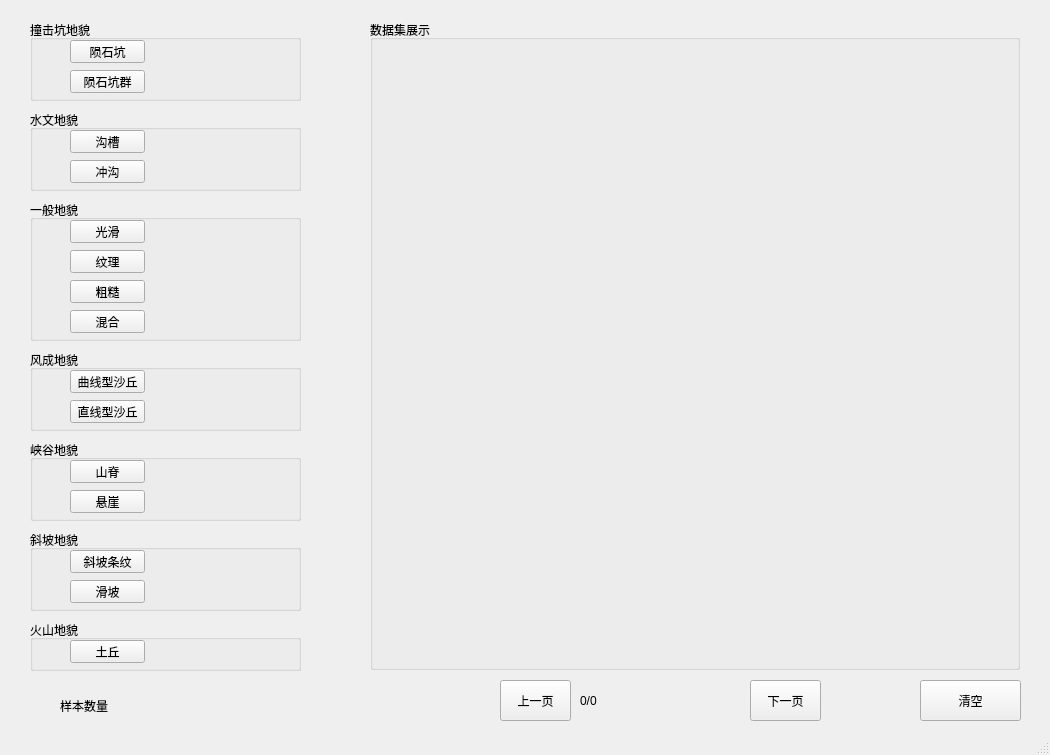
<?xml version="1.0" encoding="UTF-8"?>
<ui version="4.0">
 <class>SampleShowWin</class>
 <widget class="QMainWindow" name="SampleShowWin">
  <property name="geometry">
   <rect>
    <x>0</x>
    <y>0</y>
    <width>1050</width>
    <height>755</height>
   </rect>
  </property>
  <property name="windowTitle">
   <string>样本库显示</string>
  </property>
  <widget class="QWidget" name="centralwidget">
   <widget class="QGroupBox" name="groupimpact">
    <property name="geometry">
     <rect>
      <x>30</x>
      <y>20</y>
      <width>271</width>
      <height>81</height>
     </rect>
    </property>
    <property name="title">
     <string>撞击坑地貌</string>
    </property>
    <widget class="QPushButton" name="btncrater">
     <property name="geometry">
      <rect>
       <x>40</x>
       <y>20</y>
       <width>75</width>
       <height>23</height>
      </rect>
     </property>
     <property name="text">
      <string>陨石坑</string>
     </property>
    </widget>
    <widget class="QPushButton" name="btncraters">
     <property name="geometry">
      <rect>
       <x>40</x>
       <y>50</y>
       <width>75</width>
       <height>23</height>
      </rect>
     </property>
     <property name="text">
      <string>陨石坑群</string>
     </property>
    </widget>
   </widget>
   <widget class="QGroupBox" name="groupimages">
    <property name="geometry">
     <rect>
      <x>370</x>
      <y>20</y>
      <width>650</width>
      <height>650</height>
     </rect>
    </property>
    <property name="title">
     <string>数据集展示</string>
    </property>
   </widget>
   <widget class="QPushButton" name="imgup">
    <property name="geometry">
     <rect>
      <x>500</x>
      <y>680</y>
      <width>71</width>
      <height>41</height>
     </rect>
    </property>
    <property name="text">
     <string>上一页</string>
    </property>
   </widget>
   <widget class="QPushButton" name="imgdown">
    <property name="geometry">
     <rect>
      <x>750</x>
      <y>680</y>
      <width>71</width>
      <height>41</height>
     </rect>
    </property>
    <property name="text">
     <string>下一页</string>
    </property>
   </widget>
   <widget class="QGroupBox" name="groupwater">
    <property name="geometry">
     <rect>
      <x>30</x>
      <y>110</y>
      <width>271</width>
      <height>81</height>
     </rect>
    </property>
    <property name="title">
     <string>水文地貌</string>
    </property>
    <widget class="QPushButton" name="btnchannel">
     <property name="geometry">
      <rect>
       <x>40</x>
       <y>20</y>
       <width>75</width>
       <height>23</height>
      </rect>
     </property>
     <property name="text">
      <string>沟槽</string>
     </property>
    </widget>
    <widget class="QPushButton" name="btngully">
     <property name="geometry">
      <rect>
       <x>40</x>
       <y>50</y>
       <width>75</width>
       <height>23</height>
      </rect>
     </property>
     <property name="text">
      <string>冲沟</string>
     </property>
    </widget>
   </widget>
   <widget class="QGroupBox" name="groupnormal">
    <property name="geometry">
     <rect>
      <x>30</x>
      <y>200</y>
      <width>271</width>
      <height>141</height>
     </rect>
    </property>
    <property name="title">
     <string>一般地貌</string>
    </property>
    <widget class="QPushButton" name="btnsmooth">
     <property name="geometry">
      <rect>
       <x>40</x>
       <y>20</y>
       <width>75</width>
       <height>23</height>
      </rect>
     </property>
     <property name="text">
      <string>光滑</string>
     </property>
    </widget>
    <widget class="QPushButton" name="btntexture">
     <property name="geometry">
      <rect>
       <x>40</x>
       <y>50</y>
       <width>75</width>
       <height>23</height>
      </rect>
     </property>
     <property name="text">
      <string>纹理</string>
     </property>
    </widget>
    <widget class="QPushButton" name="btnrough">
     <property name="geometry">
      <rect>
       <x>40</x>
       <y>80</y>
       <width>75</width>
       <height>23</height>
      </rect>
     </property>
     <property name="text">
      <string>粗糙</string>
     </property>
    </widget>
    <widget class="QPushButton" name="btnmixture">
     <property name="geometry">
      <rect>
       <x>40</x>
       <y>110</y>
       <width>75</width>
       <height>23</height>
      </rect>
     </property>
     <property name="text">
      <string>混合</string>
     </property>
    </widget>
   </widget>
   <widget class="QGroupBox" name="groupwind_2">
    <property name="geometry">
     <rect>
      <x>30</x>
      <y>530</y>
      <width>271</width>
      <height>81</height>
     </rect>
    </property>
    <property name="title">
     <string>斜坡地貌</string>
    </property>
    <widget class="QPushButton" name="btnslopestreak">
     <property name="geometry">
      <rect>
       <x>40</x>
       <y>20</y>
       <width>75</width>
       <height>23</height>
      </rect>
     </property>
     <property name="text">
      <string>斜坡条纹</string>
     </property>
    </widget>
    <widget class="QPushButton" name="btnmass">
     <property name="geometry">
      <rect>
       <x>40</x>
       <y>50</y>
       <width>75</width>
       <height>23</height>
      </rect>
     </property>
     <property name="text">
      <string>滑坡</string>
     </property>
    </widget>
   </widget>
   <widget class="QGroupBox" name="groupwind_3">
    <property name="geometry">
     <rect>
      <x>30</x>
      <y>440</y>
      <width>271</width>
      <height>81</height>
     </rect>
    </property>
    <property name="title">
     <string>峡谷地貌</string>
    </property>
    <widget class="QPushButton" name="btnridge">
     <property name="geometry">
      <rect>
       <x>40</x>
       <y>20</y>
       <width>75</width>
       <height>23</height>
      </rect>
     </property>
     <property name="text">
      <string>山脊</string>
     </property>
    </widget>
    <widget class="QPushButton" name="btncliff">
     <property name="geometry">
      <rect>
       <x>40</x>
       <y>50</y>
       <width>75</width>
       <height>23</height>
      </rect>
     </property>
     <property name="text">
      <string>悬崖</string>
     </property>
    </widget>
   </widget>
   <widget class="QGroupBox" name="groupwind_4">
    <property name="geometry">
     <rect>
      <x>30</x>
      <y>620</y>
      <width>271</width>
      <height>51</height>
     </rect>
    </property>
    <property name="title">
     <string>火山地貌</string>
    </property>
    <widget class="QPushButton" name="btnmound">
     <property name="geometry">
      <rect>
       <x>40</x>
       <y>20</y>
       <width>75</width>
       <height>23</height>
      </rect>
     </property>
     <property name="text">
      <string>土丘</string>
     </property>
    </widget>
   </widget>
   <widget class="QGroupBox" name="groupwind">
    <property name="geometry">
     <rect>
      <x>30</x>
      <y>350</y>
      <width>271</width>
      <height>81</height>
     </rect>
    </property>
    <property name="title">
     <string>风成地貌</string>
    </property>
    <widget class="QPushButton" name="btncurvedune">
     <property name="geometry">
      <rect>
       <x>40</x>
       <y>20</y>
       <width>75</width>
       <height>23</height>
      </rect>
     </property>
     <property name="text">
      <string>曲线型沙丘</string>
     </property>
    </widget>
    <widget class="QPushButton" name="btnstraightdune">
     <property name="geometry">
      <rect>
       <x>40</x>
       <y>50</y>
       <width>75</width>
       <height>23</height>
      </rect>
     </property>
     <property name="text">
      <string>直线型沙丘</string>
     </property>
    </widget>
   </widget>
   <widget class="QLabel" name="lbltotal">
    <property name="geometry">
     <rect>
      <x>60</x>
      <y>690</y>
      <width>171</width>
      <height>31</height>
     </rect>
    </property>
    <property name="text">
     <string>样本数量</string>
    </property>
   </widget>
   <widget class="QLabel" name="lblpages">
    <property name="geometry">
     <rect>
      <x>580</x>
      <y>680</y>
      <width>161</width>
      <height>41</height>
     </rect>
    </property>
    <property name="text">
     <string>0/0</string>
    </property>
   </widget>
   <widget class="QPushButton" name="btnclear">
    <property name="geometry">
     <rect>
      <x>920</x>
      <y>680</y>
      <width>101</width>
      <height>41</height>
     </rect>
    </property>
    <property name="text">
     <string>清空</string>
    </property>
   </widget>
  </widget>
  <widget class="QStatusBar" name="statusbar"/>
 </widget>
 <resources/>
 <connections/>
</ui>
